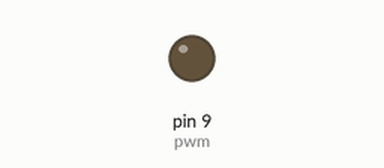
Recording of a sketch running on a simulated Arduino Uno, built with avr-gcc and run on an emulated ATmega328P. Parts: output pins drawn as LEDs (lit = HIGH).

Above: at 0.05 s.
At 6.45 s:
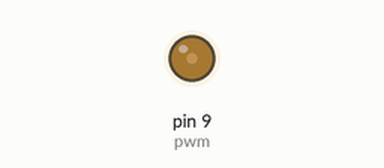
At 19.95 s:
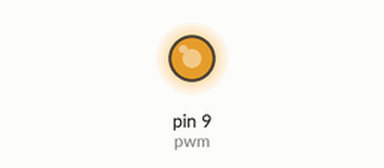
At 39.85 s:
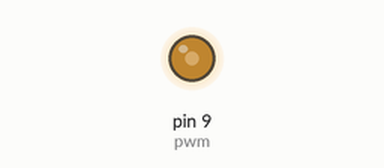
Timing chart, 0 to 40.0 s (numbered marks = the images above):
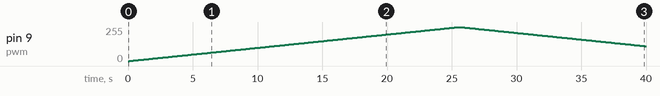

Measured:
- by itself, pin 9 (pwm): rises from 0/255 to 255/255 in 25.4 s, then falls to 112/255 in 14.4 s

The sketch:

sketch_Servo_pwm_h2l_l2h_copy_20240822152829.ino
```cpp
int pwm=9;

void setup() {
  // put your setup code here, to run once:
pinMode(pwm, OUTPUT);
}

void loop() {
  // put your main code here, to run repeatedly:
for(int i=0; i<=255; i++)
{
analogWrite(pwm, i);
delay(100);
}
for(int i=255; i>=0; i--)
{
analogWrite(pwm, i);
delay(100);
}
}
```
